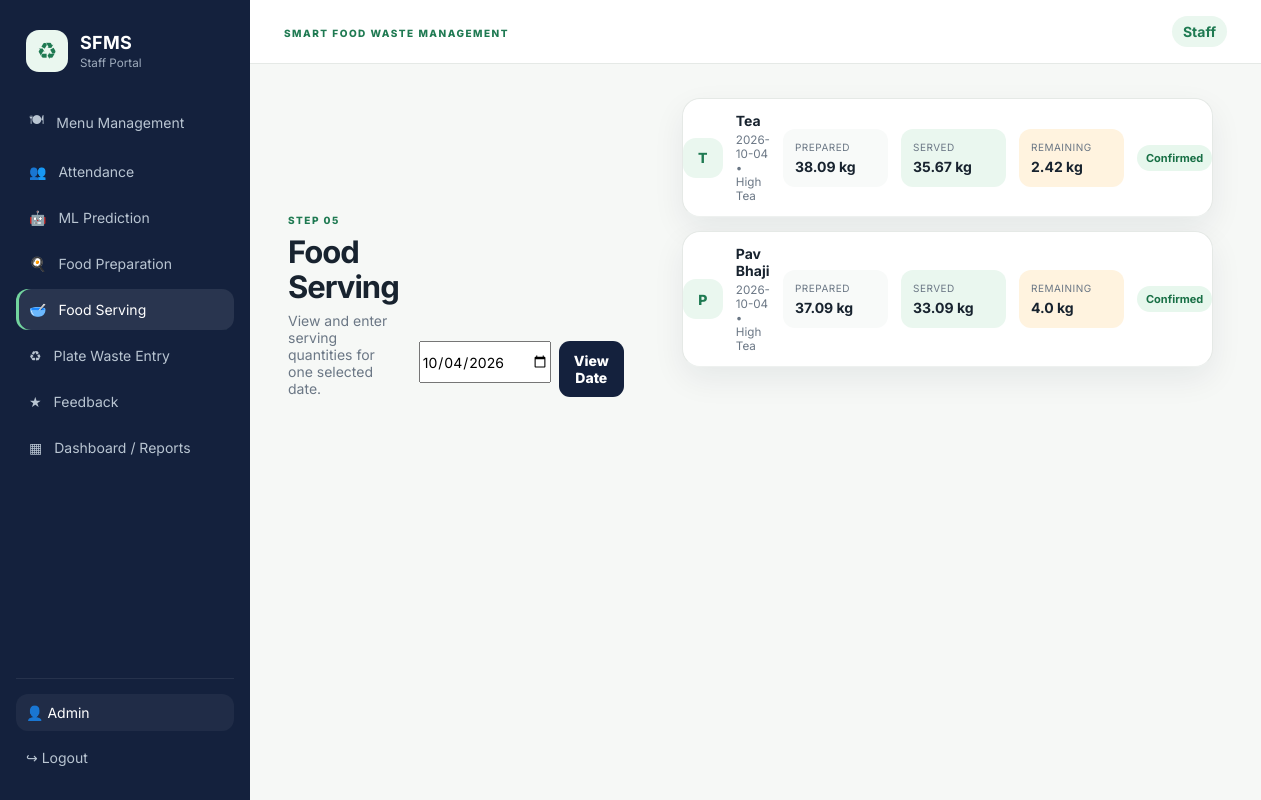
Screenshot of /staff/serving (signed in) with the database file from the repository.
### tables this page shows
CREATE TABLE meal_records (
        id INTEGER PRIMARY KEY AUTOINCREMENT,
        meal_date TEXT NOT NULL,
        meal_type TEXT NOT NULL,
        food_item TEXT NOT NULL,
        category TEXT,
        expected_students INTEGER NOT NULL CHECK(expected_students >= 0),
        attendance_count INTEGER,
        food_attendance_count INTEGER,
        predicted_quantity REAL,
        prediction_confidence REAL,
        prediction_model TEXT,
        prediction_confirmed INTEGER NOT NULL DEFAULT 0,
        prepared_quantity REAL,
        preparation_confirmed INTEGER NOT NULL DEFAULT 0,
        served_quantity REAL,
        serving_confirmed INTEGER NOT NULL DEFAULT 0,
        remaining_food REAL,
        plate_waste REAL,
        plate_waste_unit TEXT DEFAULT 'kg',
        total_food_waste REAL,
        waste_percentage REAL,
        waste_snapshot_filename TEXT,
        status TEXT NOT NULL DEFAULT 'menu_saved',
        created_at TEXT DEFAULT CURRENT_TIMESTAMP,
        updated_at TEXT DEFAULT CURRENT_TIMESTAMP,
        UNIQUE(meal_date, meal_type, food_item)
    );

### app.py (the view, shortened to what this page needs)
@app.route('/staff/serving', methods=['GET','POST'])
@login_required('staff')
def serving():
    selected_date=request.args.get('date') or date.today().isoformat()
    conn=db(); records=conn.execute("SELECT * FROM meal_records WHERE meal_date=? AND preparation_confirmed=1 ORDER BY CASE meal_type WHEN 'Breakfast' THEN 1 WHEN 'Lunch' THEN 2 WHEN 'High Tea' THEN 3 ELSE 4 END,id DESC", (selected_date,)).fetchall(); conn.close()
    return render_template('serving.html', records=records, selected_date=selected_date)

### app.py (called while the page is built)
def db():
    conn = sqlite3.connect(DB_PATH)
    conn.row_factory = sqlite3.Row
    conn.execute('PRAGMA foreign_keys = ON')
    return conn

def login_required(role=None):
    def deco(fn):
        @wraps(fn)
        def wrapper(*args, **kwargs):
            if 'user_id' not in session:
                return redirect(url_for('login', next=request.path))
            if role and session.get('role') != role:
                return redirect(url_for('staff_dashboard' if session.get('role') == 'staff' else ('student_home' if session.get('role') == 'student' else 'authority_dashboard')))
            return fn(*args, **kwargs)
        return wrapper
    return deco

@app.context_processor
def inject_globals():
    return {'today': date.today().isoformat(), 'current_user': session.get('name'), 'role': session.get('role')}

### templates/serving.html
{% extends 'base.html' %}{% block title %}Food Serving • SFMS{% endblock %}{% block content %}<section class="page-head"><div><span class="eyebrow">STEP 05</span><h1>Food Serving</h1><p>View and enter serving quantities for one selected date.</p></div><form class="filterbar" method="get"><input type="date" name="date" value="{{selected_date}}" required><button class="btn dark">View Date</button></form><div class="stack-list">{% for r in records %}<div class="card workflow-card"><div class="food-avatar">{{r.food_item[:1]|upper}}</div><div class="grow"><b>{{r.food_item}}</b><small>{{r.meal_date}} • {{r.meal_type}}</small></div><div class="quantity-pill"><span>Prepared</span><b>{{r.prepared_quantity}} kg</b></div>{% if not r.serving_confirmed %}<form method="post" class="inline-form" data-loading><input type="hidden" name="record_id" value="{{r.id}}"><input type="number" step="0.01" min="0" max="{{r.prepared_quantity}}" name="served_quantity" placeholder="Served kg" required><button class="btn primary" type="submit">✓ Confirm Served Quantity</button></form>{% else %}<div class="quantity-pill success"><span>Served</span><b>{{r.served_quantity}} kg</b></div><div class="quantity-pill warning"><span>Remaining</span><b>{{r.remaining_food}} kg</b></div><span class="status good">Confirmed</span>{% endif %}</div>{% else %}<div class="empty">Confirm preparation first.</div>{% endfor %}</div>{% endblock %}

### static/css/style.css (style rules this page uses)
:root { --navy:#14213d;--green:#1f7a52;--green2:#36a269;--mint:#eaf7ef;--cream:#f7f5ef;--ink:#18232f;--muted:#6b7785;--line:#e5e9e6;--orange:#e58c2f;--red:#c94b4b;--white:#fff;--shadow:0 12px 32px rgba(20,33,61,.07);--radius:18px }
* { box-sizing:border-box }
body { margin:0;background:#f6f8f6;color:var(--ink);font-family:Inter,Arial,sans-serif;font-size:14px }
button,input,select,textarea { font:inherit }
button { cursor:pointer }
.eyebrow { font-size:10px;letter-spacing:1.5px;font-weight:800;color:var(--green) }
.page-head { padding:34px 38px 20px;display:flex;align-items:flex-end;justify-content:space-between;gap:20px }
.page-head h1 { font-size:31px;line-height:1.15;margin:7px 0 7px;letter-spacing:-1px }
.page-head p { margin:0;color:var(--muted) }
.filterbar { display:flex;gap:8px }
.filterbar input,.filterbar select { height:42px }
.card { background:white;border:1px solid var(--line);border-radius:var(--radius);padding:22px;box-shadow:var(--shadow) }
.record-row,.workflow-card { display:flex;align-items:center;gap:13px;padding:13px 0;border-bottom:1px solid #eef1ef }
.food-avatar,.avatar { width:40px;height:40px;display:grid;place-items:center;border-radius:13px;background:var(--mint);color:var(--green);font-weight:800 }
.grow { flex:1;min-width:0 }
.grow b { display:block }
.grow small { display:block;color:var(--muted);margin-top:4px }
.status { display:inline-flex;align-items:center;padding:6px 9px;border-radius:99px;font-size:11px;font-weight:700;white-space:nowrap }
.status.good { background:#e7f7ed;color:#197046 }
.btn { border:0;border-radius:11px;padding:11px 15px;font-weight:800;transition:.18s;display:inline-flex;justify-content:center;align-items:center;gap:7px }
.btn.dark { background:var(--navy);color:white }
.stack-list { padding:0 38px 30px;display:grid;gap:14px }
.prediction-stats div,.waste-grid>div,.waste-result>div,.quantity-pill,.compare>div { background:#f8faf9;border-radius:12px;padding:12px }
.prediction-stats span,.waste-grid span,.waste-result span,.quantity-pill span,.compare span { display:block;color:var(--muted);font-size:10px;text-transform:uppercase;letter-spacing:.5px }
.prediction-stats b,.waste-grid b,.waste-result b,.quantity-pill b,.compare b { display:block;margin-top:5px }
.quantity-pill { min-width:105px }
.quantity-pill.success { background:#eaf7ef }
.quantity-pill.warning { background:#fff3df }

### rows the page displays
meal_records: food_item "T", food_item "Tea", meal_date "2026-10-04", meal_type "High Tea", prepared_quantity "38.09", served_quantity "35.67", remaining_food "2.42"
meal_records: food_item "P", food_item "Pav Bhaji", meal_date "2026-10-04", meal_type "High Tea", prepared_quantity "37.09", served_quantity "33.09", remaining_food "4.0"

### other values shown
{{ icon }} "🍽" "👥" "🤖" "🍳" "🥣" "♻" "★" "▦"
{{ label }} "Menu Management" "Attendance" "ML Prediction" "Food Preparation" "Food Serving" "Plate Waste Entry" "Feedback" "Dashboard / Reports"
{{ current_user }} "Admin"
{{ role|capitalize }} "Staff"
